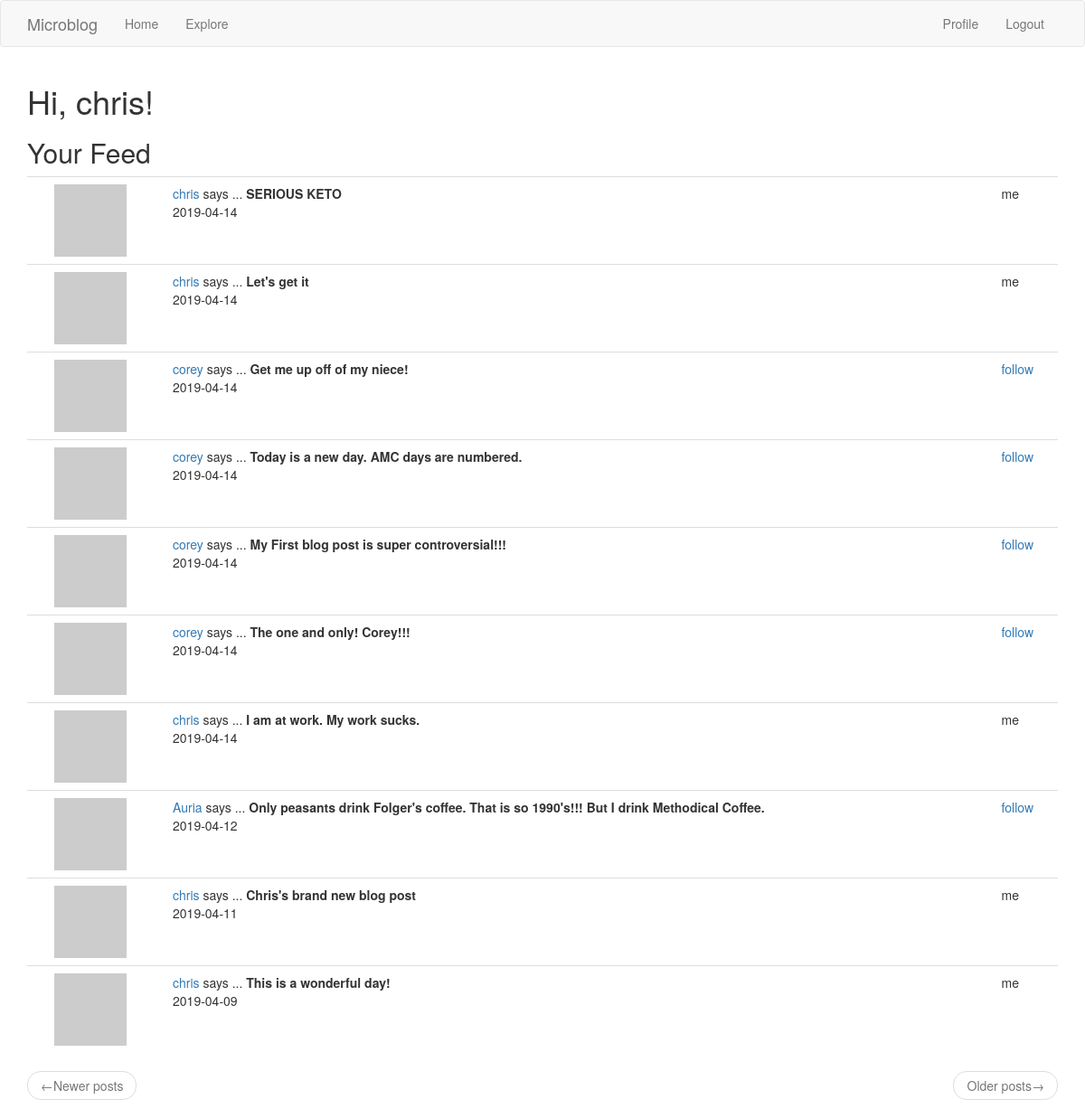
Page /explore (signed in) on the committed database.
### microblog_app/models.py (models this page shows, shortened)
class User(UserMixin, db.Model): # UserMixin makes model compatible with flask-login
    id = db.Column(db.Integer, primary_key=True)  # flask login writes User.id to session
    username = db.Column(db.String(64), index=True, unique=True)
    email = db.Column(db.String(120), index=True, unique=True)
    password_hash = db.Column(db.String(128))
    posts = db.relationship('Post', backref='author', lazy='dynamic')
    about_me = db.Column(db.String(140))
    last_visited = db.Column(db.DateTime, default=datetime.utcnow())
    followed = db.relationship(
        'User', secondary=followers,
        primaryjoin=(followers.c.follower_id == id),
        secondaryjoin=(followers.c.followed_id == id),
        backref=db.backref('followers', lazy='dynamic'),
        lazy='dynamic'
    )
    def pull_avatar(self, size):
        digest = md5(self.email.lower().encode('utf-8')).hexdigest()
        return f"https://www.gravatar.com/avatar/{digest}?d=identicon&s={size}"
    def timestamp_on_request(self):  # time stamp to update last_visited in db upon request of any page
        self.last_visited = datetime.utcnow()
        db.session.commit()
    def is_following(self, user):
        return self.followed.filter(followers.c.followed_id == user.id).count() > 0

class Post(db.Model):
    id = db.Column(db.Integer, primary_key=True)
    body = db.Column(db.String(140))
    timestamp = db.Column(db.DateTime, index=True, default=datetime.utcnow)  # passing a function
    user_id = db.Column(db.Integer, db.ForeignKey('user.id'))  # uses relationship

### microblog_app/routes.py (the view)
@app.route(URLRoute.explore)
@login_required
def explore():
    page = request.args.get('page', 1, type=int)
    posts = Post.query.order_by(Post.timestamp.desc()).paginate(
        page, app.config['POSTS_PER_PAGE'], False
    )
    next_page = url_for('explore', page=posts.next_num) if posts.has_next else None
    prev_page = url_for('explore', page=posts.prev_num) if posts.has_prev else None
    return render_template("index.html", title="explore", blog_form=None, posts=posts.items,
                           next_page=next_page, prev_page=prev_page)

### microblog_app/models.py (called while the page is built)
@login.user_loader
def load_user(id):
    return User.query.get(int(id))

### microblog_app/routes.py (called while the page is built)
@app.before_request  # applies to all routes in the application
def before_request():
    if current_user.is_authenticated:
        current_user.timestamp_on_request()

### microblog_app/templates/index.html (shortened to what this page needs)
{% extends "base.html" %}
{% import "bootstrap/wtf.html" as wtf %}
{% block app_content %}
    <h1>Hi, {{ current_user.username }}!</h1>
    <h2>Your Feed</h2>
        {% include "_posts.html" %}
{% endblock %}

### microblog_app/templates/_posts.html (shortened to what this page needs)
{% if posts %}
    <table class="table table-hover">
    {% for post in posts %}
            <td valign="top">
                <td><img src="{{ post.author.pull_avatar(36) }}"></td>
                <td>
                    <a href="{{ url_for('user', username=post.author.username) }}">
                        {{ post.author.username }}
                    </a>
                    says ...
                    <b>{{ post.body }}</b><br>
                    {{ post.timestamp.date() }}
                </td>
                <td>
                {% if current_user.username == post.author.username %}
                    <p>me</p>
                {% elif current_user.is_following(post.author) %}
                    <a href="{{ url_for('unfollow', username=post.author.username) }}">unfollow</a>
                {% elif not current_user.is_following(post.author) %}
                    <a href="{{ url_for('follow', username=post.author.username) }}">follow</a>
                {% endif %}
                </td>
    {% endfor %}
    </table>
    <nav aria-label="...">
        <ul class="pager">
            <li class="previous {% if not prev_page %} disabled {% endif %}">
                <a href="{{ prev_page or '#' }}">
                    <span aria-hidden="true">&larr;</span>Newer posts
                </a>
            </li>
            <li class="next {% if not prev_page %} disabled {% endif %}">
                <a href="{{ next_page or '#' }}">
                    Older posts<span aria-hidden="true">&rarr;</span>
                </a>
            </li>
        </ul>
    </nav>
{% else %}
    <p>No blog posts to show!</p>
{% endif %}

### rows in the picture
User: username "chris"
Post: author.username "chris", body "SERIOUS KETO", timestamp "2019-04-14"
Post: author.username "chris", body "Let's get it", timestamp "2019-04-14"
Post: author.username "corey", body "Get me up off of my niece!", timestamp "2019-04-14"
Post: author.username "corey", body "Today is a new day. AMC days are numbered.", timestamp "2019-04-14"
Post: author.username "corey", body "My First blog post is super controversial!!!", timestamp "2019-04-14"
Post: author.username "corey", body "The one and only! Corey!!!", timestamp "2019-04-14"
Post: author.username "chris", body "I am at work. My work sucks.", timestamp "2019-04-14"
Post: author.username "Auria", body "Only peasants drink Folger's coffee. That is so 1990's!!! But I drink Methodical Coffee.", timestamp "2019-04-12"
Post: author.username "chris", body "Chris's brand new blog post", timestamp "2019-04-11"
Post: author.username "chris", body "This is a wonderful day!", timestamp "2019-04-09"
